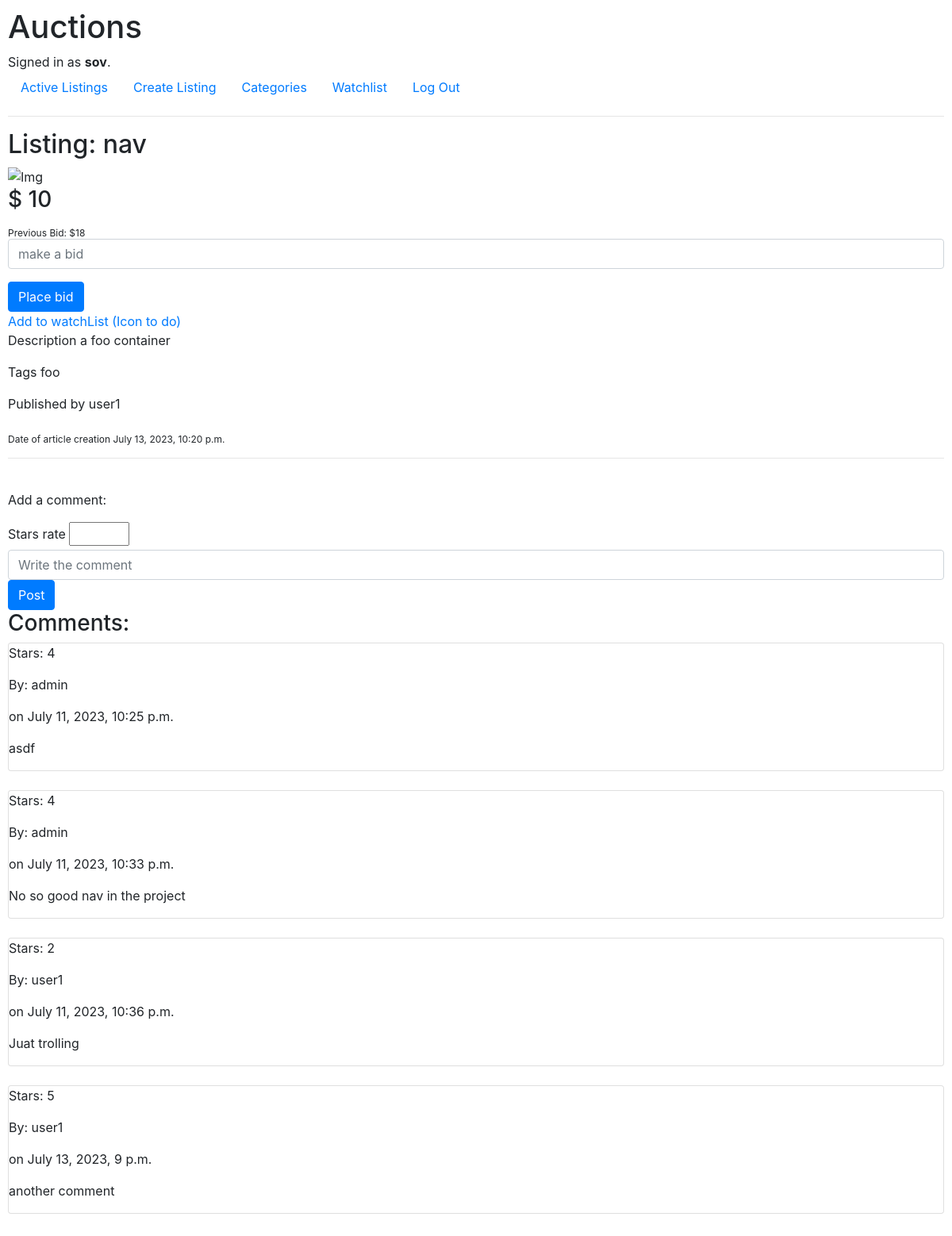
Page /4 (signed in) on the committed database.
### auctions/models.py (models this page shows, shortened)
class User(AbstractUser):
    pass

class Listings(models.Model):
	title = models.CharField(max_length=100)
	description = models.TextField()
	bid = models.PositiveSmallIntegerField()
	image = models.URLField(blank=True)
	category = models.CharField(max_length=100)
	dateCreated = models.DateTimeField(auto_now=True)
	owner = models.ForeignKey(User, on_delete=models.CASCADE, null=True, related_name="creator")
	active = models.BooleanField(default=True)

class Comments(models.Model):
	stars = models.PositiveSmallIntegerField()
	comment = models.TextField()
	owner = models.ForeignKey(User, on_delete=models.CASCADE, null=True, blank=True, related_name="commenter")
	listing = models.ForeignKey(Listings, on_delete=models.CASCADE, null=True, blank=True, related_name="product")
	date = models.DateTimeField(auto_now=True)

### auctions/views.py (the view)
# urls.py: path("<int:id>", views.listing_item, name="itemListing"),
def listing_item(request, id):
    l = Listings.objects.get(pk=id)
    c = Comments.objects.filter(listing=id)
    b = Bids.objects.filter(listing = id)
    u = 'none user bid yet'
    h = l.bid
    for offers in b:
        if offers.bid > h:
            h = offers.bid
            u = offers.owner
    return render(request, "auctions/itemListing.html", {
        "item": l,
        "comments":c,
        "offers":b,
        "higherBid": h,
        "higherBidUser": u
    })

### auctions/templates/auctions/itemListing.html (shortened to what this page needs)
{% extends "auctions/layout.html" %}
{% block body %}
	<h2>
		{% if item.active == True %}
			Listing: {{item.title}}
		{% else %}
			Listing: {{item.title}}   CLOSED
		{% endif %}
	</h2>
	<img src="{{item.image}}" alt="Img" style="max-height: 350px;">
	<h3>
		{% if item.active == True %}
			$ {{item.bid}}
		{% endif %}
	</h3>
	<sub>Previous Bid:
		{% if higherBid <= item.bid %}
			No bids yet
		{% else %}
			${{higherBid}}
		{% endif %}
	</sub>
	{% if user.is_authenticated and item.active == True %}
		<form action="{% url 'newBid' %}" method="post">
			{% if higherBid <= item.bid %}
				<input type="number" name="offerBid" id="" min="{{item.bid}}" class="form-control" placeholder="make a bid">
			{% else %}
				<input type="number" name="offerBid" id="" min="{{higherBid}}" class="form-control" placeholder="make a bid">
			{% endif %}
			<input type="submit" value="Place bid" class="btn btn-primary">
		</form>
		<div class="watchlist">
			<a href="{% url 'watchlist' item.id user.id %}">Add to watchList (Icon to do)</a>
		</div>
	{% endif %}
	<p>Description {{item.description}} </p>
	<p>Tags {{item.category}} </p>
	<p>Published by {{item.owner}}</p>
	<sub>Date of article creation {{item.dateCreated}} </sub>
	<br>
	<hr>
	<br>
	{% if user.is_authenticated %}
		<form action="{% url 'newComment' %}" method="post">
			<p>Add a comment:</p>
			<label for="stars">Stars rate</label>
			<input type="number" name="stars" id="" min="1" max="5">
			<input type="text" name="comment" id="" class="form-control" placeholder="Write the comment">
			<input type="submit" value="Post" class="btn btn-primary">
		</form>
	{% endif %}
	<h3>Comments:</h3>
	{% for comment in comments %}
		<div class="card">
			<div class="primero">
				<div>
					<p>Stars: {{comment.stars}} </p>
					<p>By: {{comment.owner}} </p>
					<p>on {{comment.date}} </p>
				</div>
			</div>
			<div class="card-text segundo">
				<p>{{comment.comment}}</p>
			</div>
		</div>
		<br>
	{% endfor %}
{% endblock %}

### auctions/templates/auctions/layout.html (shortened to what this page needs)
{% load static %}
<!DOCTYPE html>
<html lang="en">
    <head>
        <link rel="stylesheet" href="https://stackpath.bootstrapcdn.com/bootstrap/4.4.1/css/bootstrap.min.css">
        <link href="{% static 'auctions/styles.css' %}" rel="stylesheet">
    </head>
    <body>
        <h1>Auctions</h1>
        <div>
            {% if user.is_authenticated %}
                Signed in as <strong>{{ user.username }}</strong>.
            {% else %}
                Not signed in.
            {% endif %}
        </div>
        <ul class="nav">
            <li class="nav-item">
                <a class="nav-link" href="{% url 'index' %}">Active Listings</a>
            </li>
            {% if user.is_authenticated %}
				<li class="nav-item">
					<a href="{% url 'newListing' %}" class="nav-link">Create Listing</a>
				</li>
				<li class="nav-item"><a href="#" class="nav-link">Categories</a></li>
				<li class="nav-item"><a href="{% url 'view_watchlist' %}" class="nav-link">Watchlist	</a></li>
                <li class="nav-item">
                    <a class="nav-link" href="{% url 'logout' %}">Log Out</a>
                </li>
            {% endif %}
        </ul>
        <hr>
        {% block body %}
        {% endblock %}
    </body>
</html>

### auctions/static/auctions/styles.css (style rules this page uses)
body { padding: 10px; }

### rows in the picture
User: username "sov"
Listings: title "nav", bid "10", description "a foo container", category "foo", owner "user1", dateCreated "July 13, 2023, 10:20 p.m."
Comments: stars "4", owner "admin", date "July 11, 2023, 10:25 p.m.", comment "asdf"
Comments: stars "4", owner "admin", date "July 11, 2023, 10:33 p.m.", comment "No so good nav in the project"
Comments: stars "2", owner "user1", date "July 11, 2023, 10:36 p.m.", comment "Juat trolling"
Comments: stars "5", owner "user1", date "July 13, 2023, 9 p.m.", comment "another comment"

### other values in the picture
{{ higherBid }} "18"
